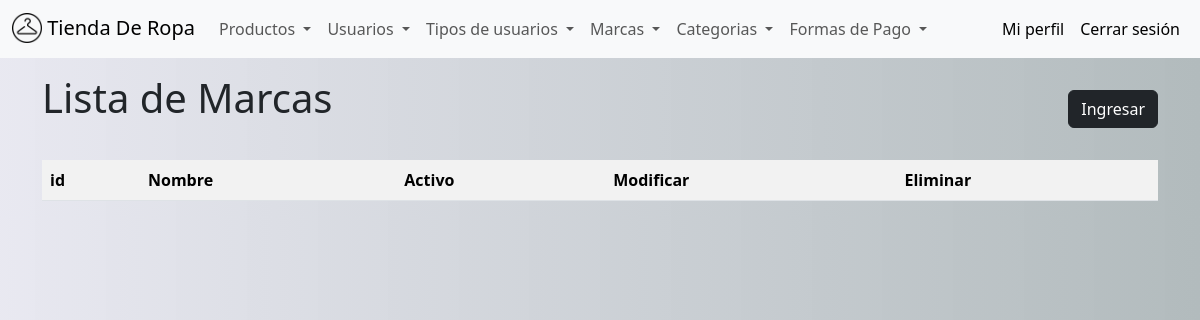
/staff/listarMarca (signed in), run on an earlier commit of the app's database.
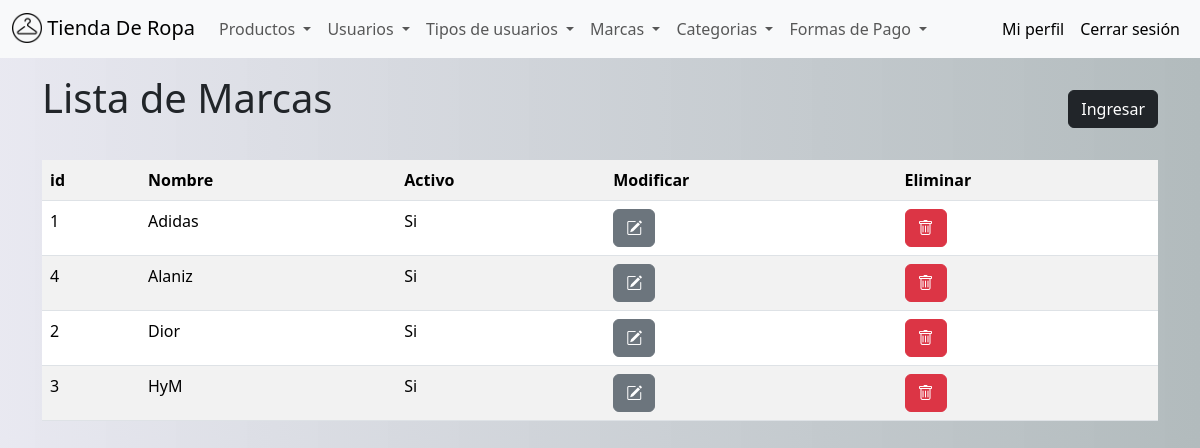
And on a later commit of the database.
### productos/models.py (models this page shows, shortened)
class Marca(models.Model):
    nombre = models.CharField(unique=True, max_length=100)
    activo = models.BooleanField()
    class Meta:
        verbose_name = 'Marca'
        verbose_name_plural = 'Marcas'
        ordering = ['nombre']

### staff/views.py (the view)
# urls.py: path("listarMarca", views.listarMarca, name="listarMarca"),
@el_usuario_no_es_cliente
@login_required(login_url='login')
def listarMarca(request):
    listado = Marca.objects.all()
    context = {"listado": listado}
    return render(request, "listarMarca.html", context)

### staff/templates/listarMarca.html
{%extends "base_staff.html"%}{%block tittle%}Marcas{%endblock%}
{%block titulolista%}Lista de Marcas{%endblock%}
{%block urlboton%}{%url 'guardarMarca'%}{%endblock%}
{%block content%}
<table class="table table-responsive table-striped">
    <tr>
        <th><label>id</label></th>
        <th><label>Nombre</label></th>
        <th><label>Activo</label></th>
        <th><label>Modificar</label></th>
        <th><label>Eliminar</label></th>
    </tr>
{% for item in listado %}
    <tr>
        <td><label>{{ item.pk }}</label></td>
        <td><label>{{ item.nombre | capfirst }}</label></td>
        <td><label>{{ item.activo |yesno:"Si,No" }}</label></td>
        <td><a href="{% url 'buscarMarca' pk=item.id %}" class="btn btn-secondary"><i class="bi bi-pencil-square"></i></a></td>
        <td><a href="{% url 'eliminarMarca' pk=item.id %}" class="btn btn-danger"><i class="bi bi-trash"></i></a></td>
    </tr>
{% endfor %}
</table>
{%endblock%}

What changed in the data, as far as the page shows it:
added Marca: pk "1", nombre "Adidas", activo "Si"
added Marca: pk "4", nombre "Alaniz", activo "Si"
added Marca: pk "2", nombre "Dior", activo "Si"
added Marca: pk "3", nombre "HyM", activo "Si"
